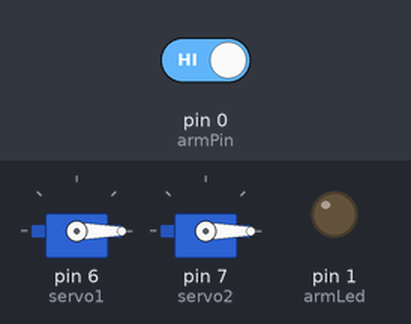
The sketch below on a simulated Arduino Uno, built with avr-gcc and run on an emulated ATmega328P. Shown: 2 × servo, output pins drawn as LEDs (lit = HIGH). Dashed ring = blinking. The inputs (shaded band) are chosen by the test bench; at power-on: pin 0 (armPin) HIGH.

Above: at 1.2 s.
1.3 s: pin 0 (armPin) driven LOW
At 1.75 s:
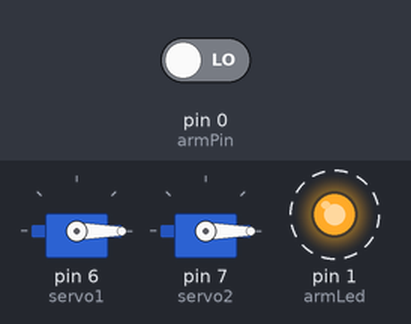
Timing chart, 0 to 10.3 s (numbered marks = the images above; inputs shaded):
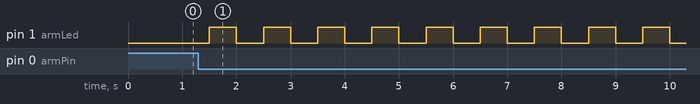

The sketch:

PRUT-arming.ino
```cpp
#include <Servo.h>

Servo servo1;
Servo servo2;

int armPin = 0;
int armLed = 1;
bool armed;

void setup() {

  armed = false;
  servo1.attach(6);
  servo2.attach(7);
  servo1.write(0);
  servo2.write(0);

  pinMode(armPin, INPUT);
  pinMode(armLed, OUTPUT);
}

void loop() {
  if (digitalRead(armPin) == LOW)
  {
    armed = true;
  }
  if (armed == true && millis() % 1000 > 500)
  {
    digitalWrite(armLed, HIGH);
  }
  else
  {
    digitalWrite(armLed, LOW);
  }
}

void parachuteRelease()
{
  servo1.write(180);
  servo2.write(180);
}
```

Measured:
- after the input at 1.3 s, pin 1 (armLed): alternates HIGH for 0.50 s and LOW for 0.50 s, starting after 0.20 s
